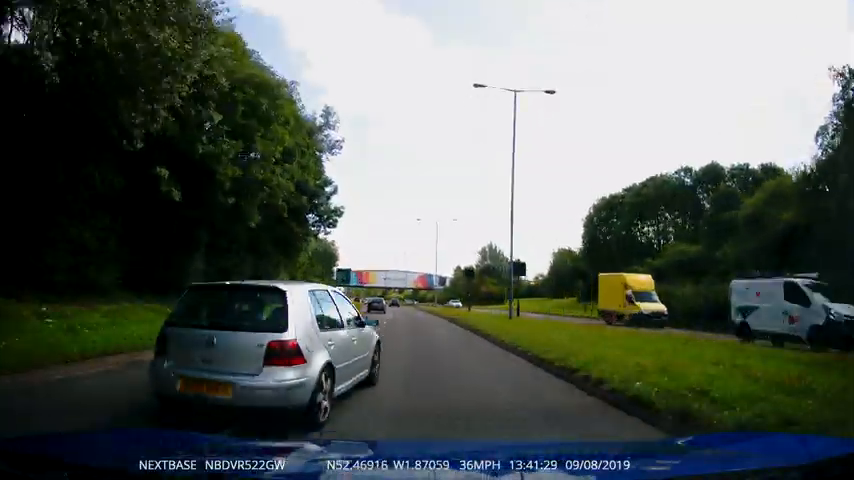
#> input picture frame 90 of testdata/videos/dashcamalt.mp4, 854 x 480 px
$ python laneDetectionOLD.py
#> lines starting #> are read from the running program, lines starting #| are printed output that depends on the picture; after the words box and inside, x2 and y2 are one past the last pixel; in counts of white or black regions, pixels touching at a corner belong together
import cv2
import numpy as np
import matplotlib.pyplot as plt


def create_coordinates(image, line_parameters):
    # Read 3/5ths up the cameras position
    slope, intercept = line_parameters
    y1 = image.shape[0]
    y2 = int(y1 * (3 / 5))

    # Calculate coordinates
    x1 = int((y1 - intercept) / slope)
    x2 = int((y2 - intercept) / slope)
    return np.array([x1, y1, x2, y2])


def average_slope_intercept(image, asiline):
    # Get the slope and intercept to optimise the lines from hough transform
    left_fit = []
    right_fit = []
    for line in asiline:
        x1, y1, x2, y2 = line.reshape(4)
        parameters = np.polyfit((x1, x2), (y1, y2), 1)
        slope = parameters[0]
        intercept = parameters[1]

        # Work out if we are on the left or right and create coordinates
        if slope < 0:
            left_fit.append((slope, intercept))
        else:
            right_fit.append((slope, intercept))

    left_fit_average = np.average(left_fit, axis=0)
    right_fit_average = np.average(right_fit, axis=0)

    left_line = create_coordinates(image, left_fit_average)
    right_lane = create_coordinates(image, right_fit_average)
    return np.array([left_line, right_lane])


def canny_edge_detection(image):
    # Copy the frame and convert to grayscale
    gray = cv2.cvtColor(image, cv2.COLOR_RGB2GRAY)

    # Gaussian Filter and edge detection
    blur = cv2.GaussianBlur(gray, (5, 5), 0)
    canny = cv2.Canny(blur, 50, 150)
    return canny


def region_of_interest(image):
    # Define our area of interest where road fits
    height = image.shape[0]
    polygons = np.array([
        [(200, height), (1100, height), (550, 250)]
    ])
    mask = np.zeros_like(image)

    # Use openCV to fill mask and return
    cv2.fillPoly(mask, polygons, 255)
    apply_mask = cv2.bitwise_and(image, mask)
    return apply_mask


def draw_hough(image, hough_lines):
    # Take calculated hough lines and draw into numpy array as image
    hough_transformed_image = np.zeros_like(image)
    if hough_lines is not None:
        for x1, y1, x2, y2 in hough_lines:
            cv2.line(hough_transformed_image, (x1, y1), (x2, y2), (0, 255, 0), 5)
        return hough_transformed_image


# Video processing
video = cv2.VideoCapture("testdata/videos/dashcamalt.mp4")
while video.isOpened():
    _, frame = video.read()
#> frame is the input picture: shape (480, 854, 3); mean B, G, R 93.5, 98.4, 91.9

    # Running functions
    canny_image = canny_edge_detection(frame)
#> in canny_edge_detection, `gray = cv2.cvtColor(image, cv2.COLOR_RGB2GRAY)`:
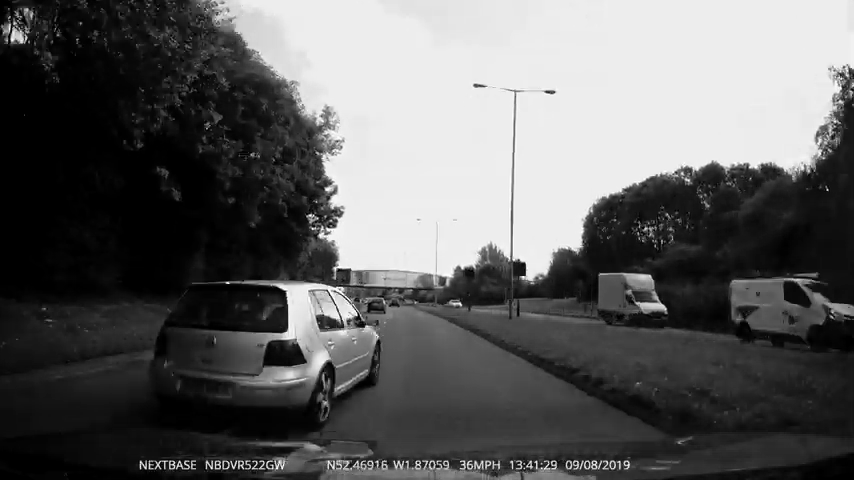
#> gray: shape (480, 854); min 0, max 255, mean 96.2
#> in canny_edge_detection, `canny = cv2.Canny(blur, 50, 150)`:
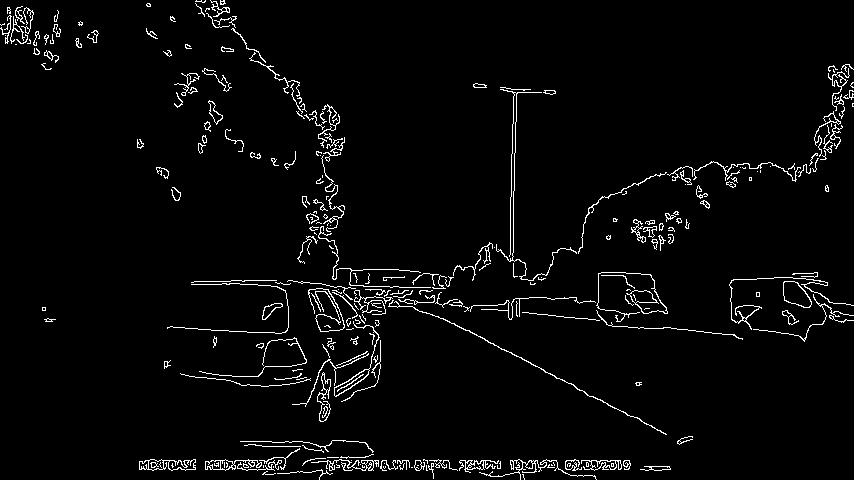
#> canny: shape (480, 854); 3.3% white in thin lines or dots
    roi_image = region_of_interest(canny_image)
#> in region_of_interest, `cv2.fillPoly(mask, polygons, 255)`:
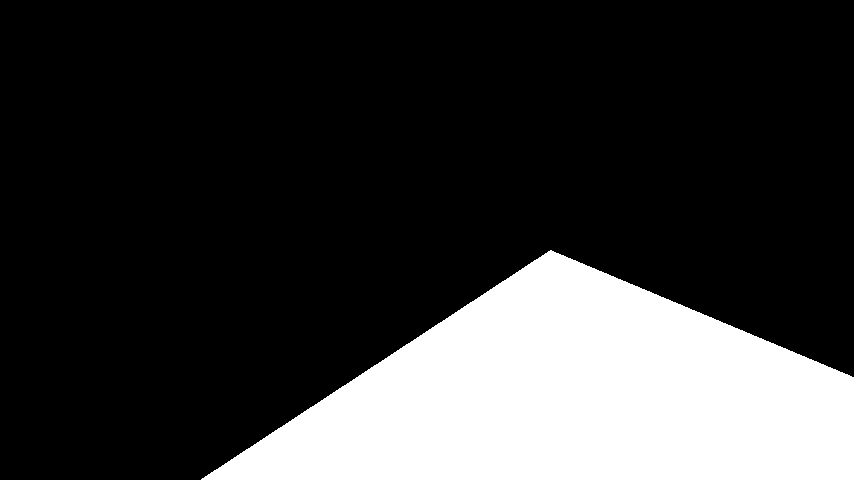
#> mask: shape (480, 854); 22.2% white; 1 white region, box (x1, y1, x2, y2) and area: (201, 250, 854, 480) 90811
#> in region_of_interest, `apply_mask = cv2.bitwise_and(image, mask)`:
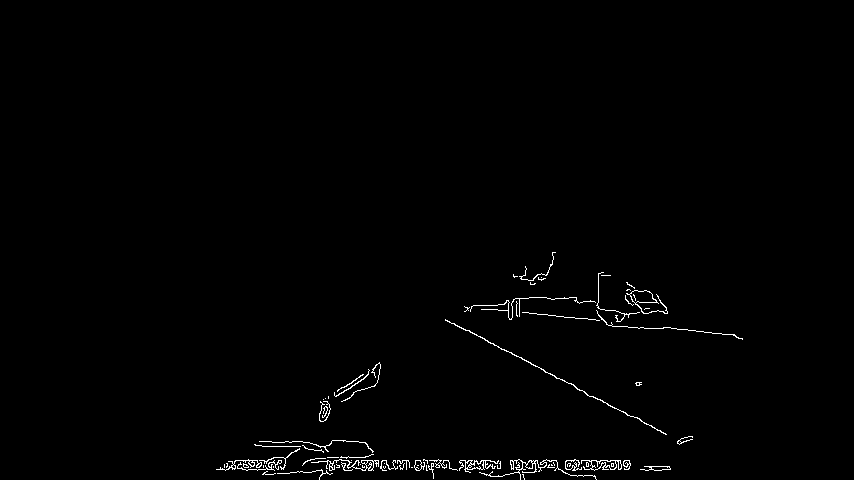
#> apply_mask: shape (480, 854); 0.91% white in thin lines or dots, all inside (x1, y1, x2, y2) = (216, 252, 743, 480)

    # Hough Line transform algorithm
    lines = cv2.HoughLinesP(roi_image, 2, np.pi / 180, 100, np.array([]), minLineLength=40, maxLineGap=5)
#> lines = 20 rows, first 6: [555, 469, 628, 469], [327, 460, 386, 460], [586, 465, 630, 465], [342, 463, 386, 463], [326, 467, 373, 467], [566, 460, 629, 460]
    averaged_lines = average_slope_intercept(frame, lines)
#> the loop in average_slope_intercept, `for line in asiline:` made 20 passes
#> (x1, y1, x2, y2, slope, intercept) on passes 1 to 12: (555, 469, 628, 469, -6.79e-16, 469), (327, 460, 386, 460, -1.41e-15, 460), (586, 465, 630, 465, -3.92e-16, 465), (342, 463, 386, 463, 7.54e-17, 463), (326, 467, 373, 467, -9.4e-16, 467), (566, 460, 629, 460, 1.76e-15, 460), (460, 467, 500, 467, 2.67e-15, 467), (326, 465, 393, 464, -0.0149, 469.9), (220, 467, 284, 467, 9.47e-16, 467), (575, 462, 630, 463, 0.0182, 451.5), (663, 327, 734, 334, 0.0986, 261.6), (467, 330, 630, 416, 0.528, 83.61)
#> after the loop in average_slope_intercept, `for line in asiline:`: left_fit = [(-6.79e-16, 469), (-1.41e-15, 460), (-3.92e-16, 465), (-9.4e-16, 467), (-0.0149, 469.9), (-3.14e-15, 469), (-2.01e-15, 464), (-2.58e-16, 465), (-0.0208, 478.4), (-2.35e-15, 461), (-6.8e-16, 466)]; right_fit = [(7.54e-17, 463), (1.76e-15, 460), (2.67e-15, 467), (9.47e-16, 467), (0.0182, 451.5), (0.0986, 261.6), (0.528, 83.61), (3.04e-16, 463), (0.0833, 268.8)]
#> in average_slope_intercept, `left_fit_average = np.average(left_fit, axis=0)`: left_fit_average = [-0.00325, 466.8]
#> in average_slope_intercept, `right_fit_average = np.average(right_fit, axis=0)`: right_fit_average = [0.0809, 376.2]
#> in create_coordinates, `slope, intercept = line_parameters`: slope = -0.00325; intercept = 466.8
#> in create_coordinates, `x1 = int((y1 - intercept) / slope)`: x1 = -4075
#> in create_coordinates, `x2 = int((y2 - intercept) / slope)`: x2 = 54987
#> in average_slope_intercept, `left_line = create_coordinates(image, left_fit_average)`: left_line = [-4075, 480, 54987, 288]
#> in average_slope_intercept, `right_lane = create_coordinates(image, right_fit_average)`: right_lane = [1284, 480, -1090, 288]
#> averaged_lines = [[-4075, 480, 54987, 288], [1284, 480, -1090, 288]]
    hough_image = draw_hough(frame, averaged_lines)
#> the loop in draw_hough, `for x1, y1, x2, y2 in hough_lines:` made 2 passes
#> after the loop in draw_hough, `for x1, y1, x2, y2 in hough_lines:`:
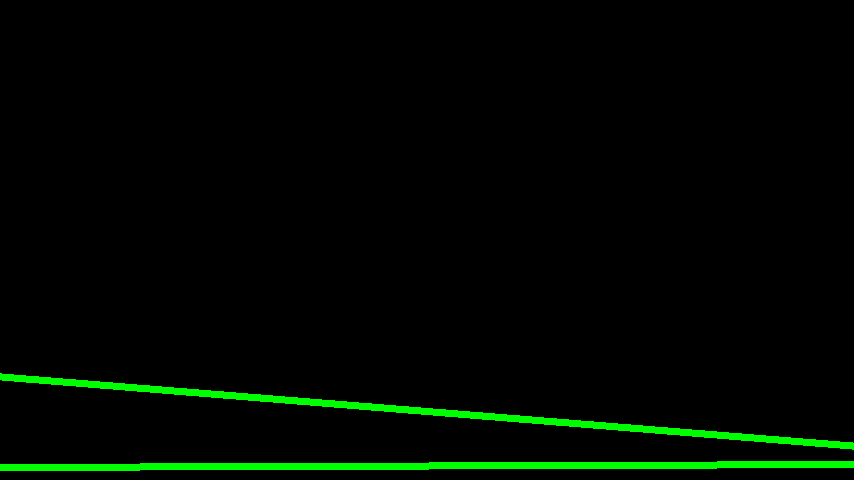
#> hough_transformed_image: shape (480, 854, 3); mean of channels 0, 1, 2 0, 7.4, 0; drawn as B, G, R

    # Combine our copied frame and hough line applied image to show road markings
    weighted_image = cv2.addWeighted(frame, 0.8, hough_image, 1, 1)
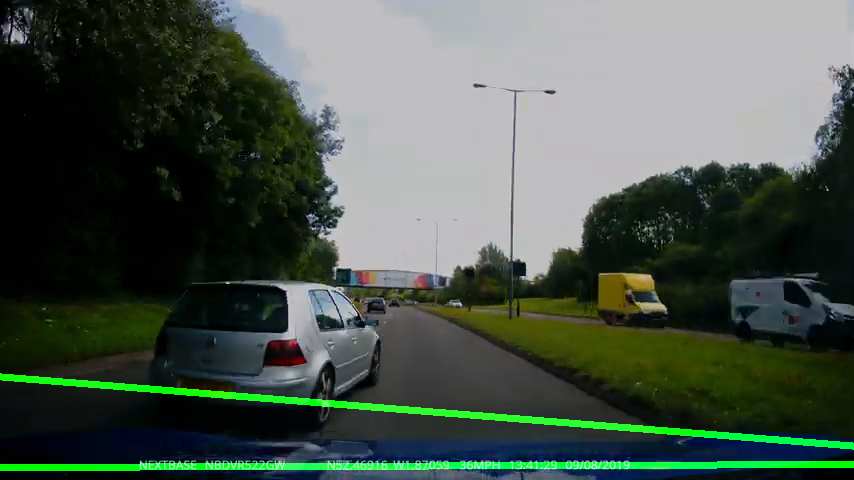
#> weighted_image: shape (480, 854, 3); mean B, G, R 75.8, 86, 74.6

    # Run our processing on each frame displaying for 1ms per frame
    cv2.imshow("output", weighted_image)
    cv2.waitKey(1)

$ run again, starting later in the video
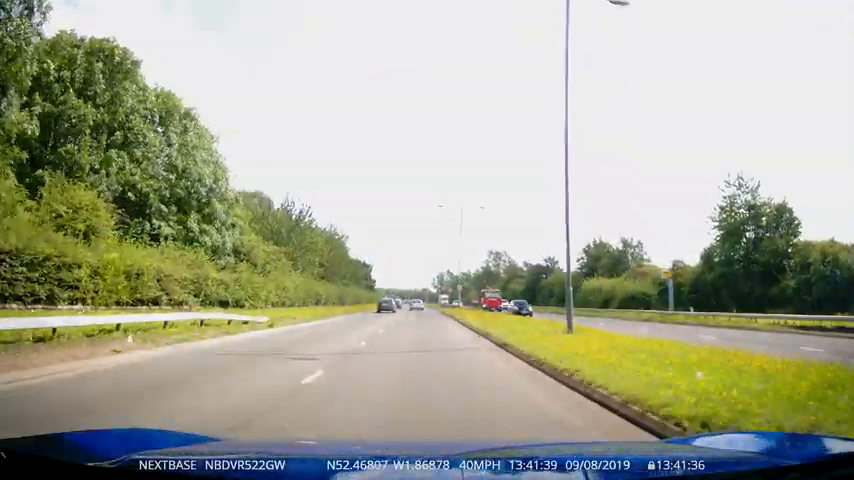
#> input picture frame 405 of testdata/videos/dashcamalt.mp4, 854 x 480 px
#> frame is the input picture: shape (480, 854, 3); mean B, G, R 151.6, 170.2, 168.3
#> in canny_edge_detection, `canny = cv2.Canny(blur, 50, 150)`:
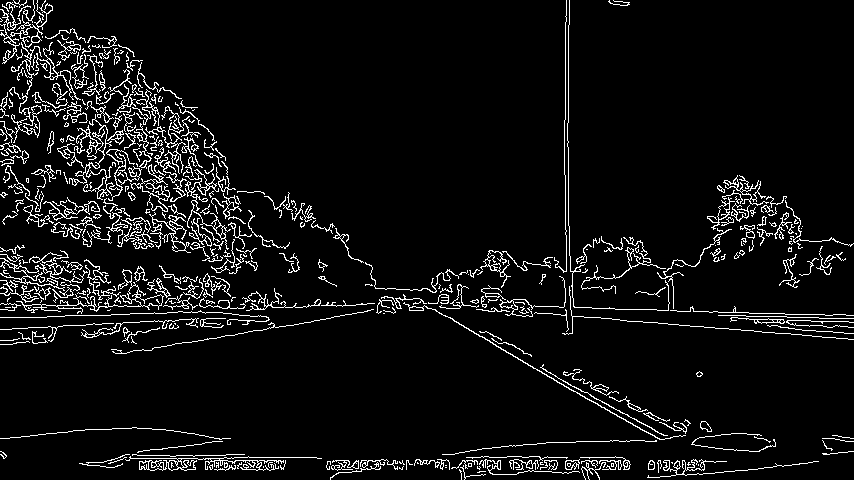
#> canny: shape (480, 854); 6.4% white in thin lines or dots
#> mask: shape (480, 854); 22.2% white; 1 white region, box (x1, y1, x2, y2) and area: (201, 250, 854, 480) 90811
#> apply_mask: shape (480, 854); 1.2% white in thin lines or dots, all inside (x1, y1, x2, y2) = (216, 257, 854, 480)
#> lines = 33 rows, first 6: [376, 463, 449, 463], [585, 460, 628, 460], [581, 469, 628, 469], [235, 460, 285, 460], [510, 464, 557, 464], [648, 467, 694, 467]
#> the loop in average_slope_intercept, `for line in asiline:` made 33 passes
#> (x1, y1, x2, y2, slope, intercept) on passes 1 to 8: (376, 463, 449, 463, -4.19e-16, 463), (585, 460, 628, 460, 2.01e-15, 460), (581, 469, 628, 469, -1.25e-15, 469), (235, 460, 285, 460, 2.75e-15, 460), (510, 464, 557, 464, -1.81e-15, 464), (648, 467, 694, 467, -1.12e-15, 467), (271, 457, 316, 457, 1.31e-15, 457), (220, 468, 284, 466, -0.0312, 474.9)
#> after the loop in average_slope_intercept, `for line in asiline:`: left_fit = 17 items, first 6: (-4.19e-16, 463), (-1.25e-15, 469), (-1.81e-15, 464), (-1.12e-15, 467), (-0.0312, 474.9), (-1.9e-16, 465); right_fit = [(2.01e-15, 460), (2.75e-15, 460), (1.31e-15, 457), (0.087, 265.5), (0.594, 50.2), (8.62e-16, 457), (0.086, 265.8), (0.0244, 453.8), (0.537, 77.78), (0.512, 83.02), (0.0357, 286.1), (0.0227, 459.7), (0.565, 66.26), (0.5, 92), (5.45e-16, 309), (0.0952, 259.8)]
#> left_fit_average = [-0.0104, 467.9]
#> right_fit_average = [0.191, 281.4]
#> in create_coordinates, `slope, intercept = line_parameters`: slope = -0.0104; intercept = 467.9
#> in create_coordinates, `x1 = int((y1 - intercept) / slope)`: x1 = -1162
#> in create_coordinates, `x2 = int((y2 - intercept) / slope)`: x2 = 17361
#> left_line = [-1162, 480, 17361, 288]
#> right_lane = [1038, 480, 34, 288]
#> averaged_lines = [[-1162, 480, 17361, 288], [1038, 480, 34, 288]]
#> the loop in draw_hough, `for x1, y1, x2, y2 in hough_lines:` made 2 passes
#> `weighted_image = cv2.addWeighted(frame, 0.8, hough_image, 1, 1)`:
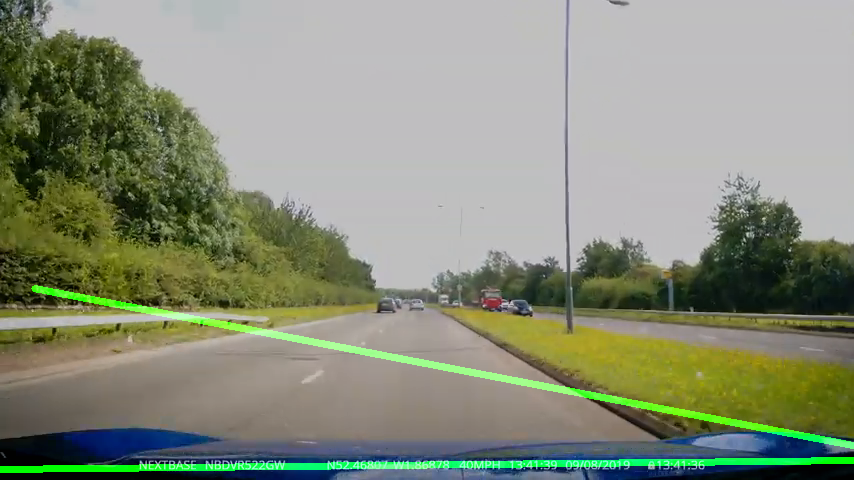
#> weighted_image: shape (480, 854, 3); mean B, G, R 122.2, 142.1, 135.7

$ run again, starting later in the video
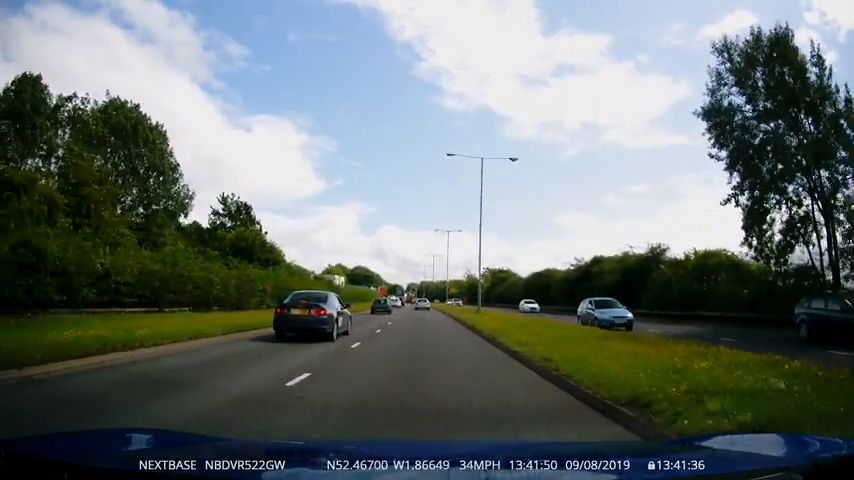
#> input picture frame 720 of testdata/videos/dashcamalt.mp4, 854 x 480 px
#> frame is the input picture: shape (480, 854, 3); mean B, G, R 113.4, 115.3, 105.6
#> in canny_edge_detection, `canny = cv2.Canny(blur, 50, 150)`:
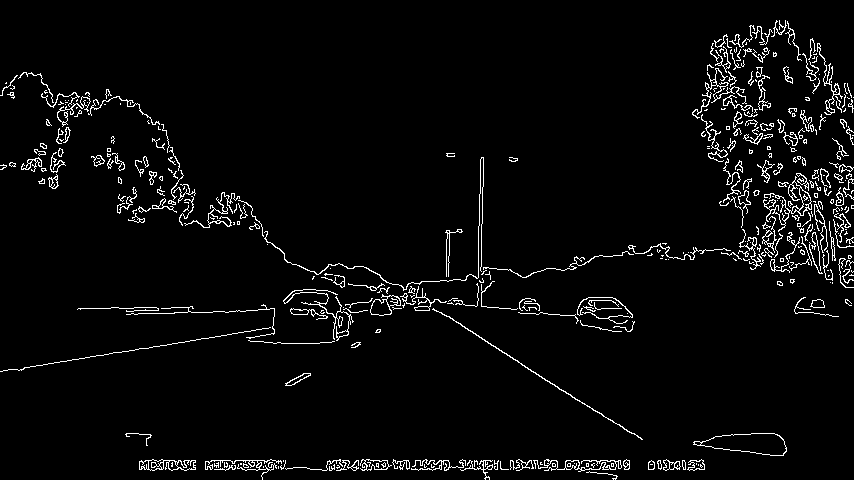
#> canny: shape (480, 854); 3.7% white in thin lines or dots
#> mask: shape (480, 854); 22.2% white; 1 white region, box (x1, y1, x2, y2) and area: (201, 250, 854, 480) 90811
#> apply_mask: shape (480, 854); 0.75% white in thin lines or dots, all inside (x1, y1, x2, y2) = (216, 260, 787, 480)
#> lines = 24 rows, first 6: [660, 469, 704, 469], [648, 464, 704, 464], [394, 468, 448, 468], [459, 461, 500, 461], [333, 465, 424, 465], [327, 468, 374, 468]
#> the loop in average_slope_intercept, `for line in asiline:` made 24 passes
#> (x1, y1, x2, y2, slope, intercept) on passes 1 to 8: (660, 469, 704, 469, 1.14e-15, 469), (648, 464, 704, 464, 1.28e-15, 464), (394, 468, 448, 468, -6.58e-16, 468), (459, 461, 500, 461, -2.35e-15, 461), (333, 465, 424, 465, -3.71e-16, 465), (327, 468, 374, 468, -1.51e-15, 468), (230, 460, 285, 460, -9.03e-16, 460), (310, 469, 386, 469, 2.53e-16, 469)
#> after the loop in average_slope_intercept, `for line in asiline:`: left_fit = [(-6.58e-16, 468), (-2.35e-15, 461), (-3.71e-16, 465), (-1.51e-15, 468), (-9.03e-16, 460), (-0.0114, 470.7), (-2.04e-16, 463), (-0.0159, 471.5), (-0.05, 492.3), (-1.54e-15, 467), (-1.05e-15, 308)]; right_fit = [(1.14e-15, 469), (1.28e-15, 464), (2.53e-16, 469), (1.23e-15, 463), (0.627, 36.39), (0.0213, 451.1), (1.25e-15, 468), (8.62e-16, 469), (5.27e-16, 464), (1.76e-15, 460), (0.0233, 451.4), (1.87e-15, 462), (0.0893, 262.8)]
#> left_fit_average = [-0.00702, 454]
#> right_fit_average = [0.0585, 414.6]
#> in create_coordinates, `slope, intercept = line_parameters`: slope = -0.00702; intercept = 454
#> in create_coordinates, `x1 = int((y1 - intercept) / slope)`: x1 = -3697
#> in create_coordinates, `x2 = int((y2 - intercept) / slope)`: x2 = 23647
#> left_line = [-3697, 480, 23647, 288]
#> right_lane = [1117, 480, -2162, 288]
#> averaged_lines = [[-3697, 480, 23647, 288], [1117, 480, -2162, 288]]
#> the loop in draw_hough, `for x1, y1, x2, y2 in hough_lines:` made 2 passes
#> `weighted_image = cv2.addWeighted(frame, 0.8, hough_image, 1, 1)`:
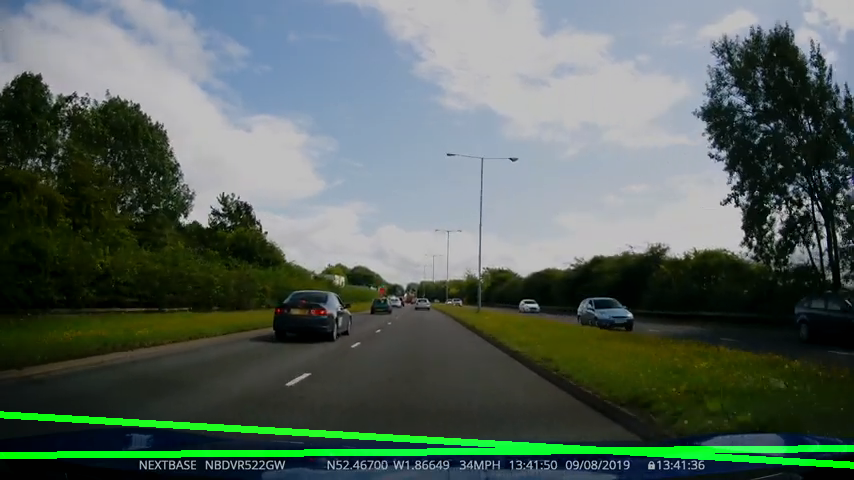
#> weighted_image: shape (480, 854, 3); mean B, G, R 91.7, 99.5, 85.5
